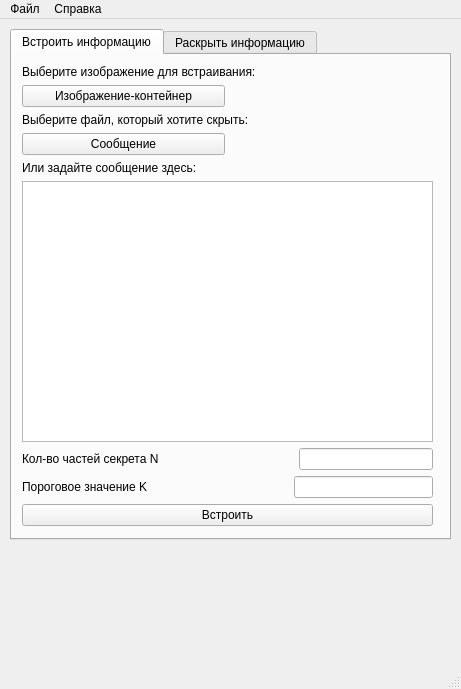
<?xml version="1.0" encoding="UTF-8"?>
<ui version="4.0">
 <class>MainWindow</class>
 <widget class="QMainWindow" name="MainWindow">
  <property name="geometry">
   <rect>
    <x>0</x>
    <y>0</y>
    <width>461</width>
    <height>689</height>
   </rect>
  </property>
  <property name="windowTitle">
   <string>Steg-D</string>
  </property>
  <widget class="QWidget" name="centralwidget">
   <widget class="QTabWidget" name="tabWidget">
    <property name="geometry">
     <rect>
      <x>10</x>
      <y>10</y>
      <width>441</width>
      <height>511</height>
     </rect>
    </property>
    <property name="accessibleName">
     <string/>
    </property>
    <property name="currentIndex">
     <number>0</number>
    </property>
    <widget class="QWidget" name="tab">
     <attribute name="title">
      <string>Встроить информацию</string>
     </attribute>
     <widget class="QWidget" name="verticalLayoutWidget_2">
      <property name="geometry">
       <rect>
        <x>10</x>
        <y>10</y>
        <width>411</width>
        <height>461</height>
       </rect>
      </property>
      <layout class="QVBoxLayout" name="verticalLayout_2">
       <item>
        <widget class="QLabel" name="label_4">
         <property name="text">
          <string>Выберите изображение для встраивания:</string>
         </property>
        </widget>
       </item>
       <item>
        <layout class="QHBoxLayout" name="horizontalLayout_5">
         <item>
          <widget class="QPushButton" name="img_btn">
           <property name="text">
            <string>Изображение-контейнер</string>
           </property>
          </widget>
         </item>
         <item>
          <widget class="QLabel" name="img_path">
           <property name="text">
            <string/>
           </property>
          </widget>
         </item>
        </layout>
       </item>
       <item>
        <widget class="QLabel" name="label_5">
         <property name="text">
          <string>Выберите файл, который хотите скрыть:</string>
         </property>
        </widget>
       </item>
       <item>
        <layout class="QHBoxLayout" name="horizontalLayout_6">
         <item>
          <widget class="QPushButton" name="msg_btn">
           <property name="text">
            <string>Сообщение</string>
           </property>
          </widget>
         </item>
         <item>
          <widget class="QLabel" name="msg_path">
           <property name="text">
            <string/>
           </property>
          </widget>
         </item>
        </layout>
       </item>
       <item>
        <widget class="QLabel" name="label_6">
         <property name="text">
          <string>Или задайте сообщение здесь:</string>
         </property>
        </widget>
       </item>
       <item>
        <widget class="QPlainTextEdit" name="msg_plain"/>
       </item>
       <item>
        <layout class="QHBoxLayout" name="horizontalLayout_7">
         <item>
          <widget class="QLabel" name="label_N_2">
           <property name="text">
            <string>Кол-во частей секрета N</string>
           </property>
          </widget>
         </item>
         <item>
          <spacer name="horizontalSpacer_3">
           <property name="orientation">
            <enum>Qt::Horizontal</enum>
           </property>
           <property name="sizeHint" stdset="0">
            <size>
             <width>40</width>
             <height>20</height>
            </size>
           </property>
          </spacer>
         </item>
         <item>
          <widget class="QLineEdit" name="N"/>
         </item>
        </layout>
       </item>
       <item>
        <layout class="QHBoxLayout" name="horizontalLayout_8">
         <item>
          <widget class="QLabel" name="label_K_2">
           <property name="text">
            <string>Пороговое значение K</string>
           </property>
          </widget>
         </item>
         <item>
          <spacer name="horizontalSpacer_4">
           <property name="orientation">
            <enum>Qt::Horizontal</enum>
           </property>
           <property name="sizeHint" stdset="0">
            <size>
             <width>40</width>
             <height>20</height>
            </size>
           </property>
          </spacer>
         </item>
         <item>
          <widget class="QLineEdit" name="K"/>
         </item>
        </layout>
       </item>
       <item>
        <widget class="QPushButton" name="hide_btn">
         <property name="text">
          <string>Встроить</string>
         </property>
        </widget>
       </item>
      </layout>
     </widget>
    </widget>
    <widget class="QWidget" name="tab_2">
     <attribute name="title">
      <string>Раскрыть информацию</string>
     </attribute>
     <widget class="QWidget" name="verticalLayoutWidget_3">
      <property name="geometry">
       <rect>
        <x>10</x>
        <y>10</y>
        <width>412</width>
        <height>161</height>
       </rect>
      </property>
      <layout class="QVBoxLayout" name="verticalLayout_3">
       <item>
        <widget class="QLabel" name="label_7">
         <property name="text">
          <string>Выберите изображение для раскрытия:</string>
         </property>
        </widget>
       </item>
       <item>
        <layout class="QHBoxLayout" name="horizontalLayout_9">
         <item>
          <widget class="QPushButton" name="simg_btn">
           <property name="text">
            <string>Изображение-контейнер</string>
           </property>
          </widget>
         </item>
         <item>
          <widget class="QLabel" name="simg_path">
           <property name="text">
            <string/>
           </property>
          </widget>
         </item>
        </layout>
       </item>
       <item>
        <widget class="QLabel" name="label_8">
         <property name="text">
          <string>Выберите файл, содержащий количество частей секрета:</string>
         </property>
        </widget>
       </item>
       <item>
        <layout class="QHBoxLayout" name="horizontalLayout_10">
         <item>
          <widget class="QPushButton" name="key_btn">
           <property name="text">
            <string>Ключ</string>
           </property>
          </widget>
         </item>
         <item>
          <widget class="QLabel" name="key_path">
           <property name="text">
            <string/>
           </property>
          </widget>
         </item>
        </layout>
       </item>
       <item>
        <widget class="QPushButton" name="reveal_btn">
         <property name="text">
          <string>Раскрыть</string>
         </property>
        </widget>
       </item>
      </layout>
     </widget>
    </widget>
   </widget>
   <widget class="QLabel" name="status">
    <property name="geometry">
     <rect>
      <x>10</x>
      <y>530</y>
      <width>441</width>
      <height>101</height>
     </rect>
    </property>
    <property name="minimumSize">
     <size>
      <width>0</width>
      <height>50</height>
     </size>
    </property>
    <property name="text">
     <string/>
    </property>
   </widget>
  </widget>
  <widget class="QMenuBar" name="menubar">
   <property name="geometry">
    <rect>
     <x>0</x>
     <y>0</y>
     <width>461</width>
     <height>22</height>
    </rect>
   </property>
   <widget class="QMenu" name="menu">
    <property name="title">
     <string>Файл</string>
    </property>
    <addaction name="action"/>
    <addaction name="action_2"/>
   </widget>
   <widget class="QMenu" name="menu_2">
    <property name="title">
     <string>Справка</string>
    </property>
   </widget>
   <addaction name="menu"/>
   <addaction name="menu_2"/>
  </widget>
  <widget class="QStatusBar" name="statusbar"/>
  <action name="action">
   <property name="text">
    <string>Открыть конфиг</string>
   </property>
  </action>
  <action name="action_2">
   <property name="text">
    <string>Сохранить конфиг</string>
   </property>
  </action>
 </widget>
 <resources/>
 <connections/>
</ui>
